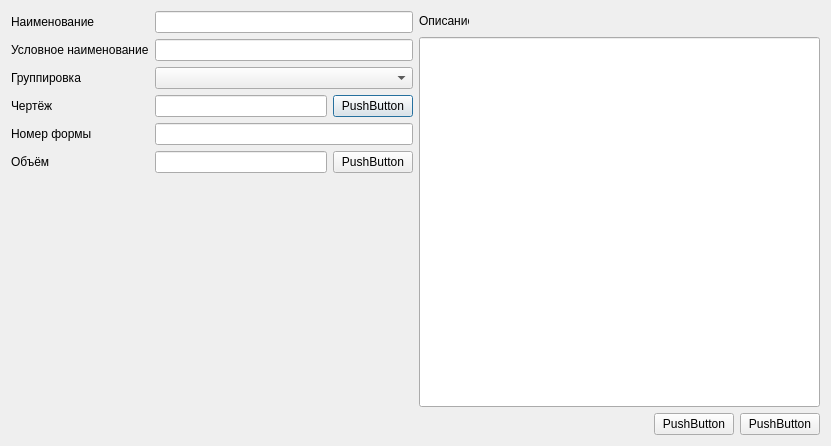
<?xml version="1.0" encoding="UTF-8"?>
<ui version="4.0">
 <class>w_nom_n</class>
 <widget class="QDialog" name="w_nom_n">
  <property name="geometry">
   <rect>
    <x>0</x>
    <y>0</y>
    <width>831</width>
    <height>446</height>
   </rect>
  </property>
  <property name="windowTitle">
   <string>Dialog</string>
  </property>
  <layout class="QVBoxLayout" name="verticalLayout">
   <item>
    <layout class="QHBoxLayout" name="horizontalLayout_4">
     <item>
      <layout class="QFormLayout" name="formLayout">
       <item row="0" column="0">
        <widget class="QLabel" name="label">
         <property name="text">
          <string>Наименование</string>
         </property>
        </widget>
       </item>
       <item row="0" column="1">
        <widget class="QLineEdit" name="lineEdit"/>
       </item>
       <item row="1" column="0">
        <widget class="QLabel" name="label_2">
         <property name="text">
          <string>Условное наименование</string>
         </property>
        </widget>
       </item>
       <item row="1" column="1">
        <widget class="QLineEdit" name="lineEdit_2"/>
       </item>
       <item row="2" column="1">
        <widget class="QComboBox" name="comboBox"/>
       </item>
       <item row="3" column="1">
        <layout class="QHBoxLayout" name="horizontalLayout_3">
         <item>
          <widget class="QLineEdit" name="lineEdit_5"/>
         </item>
         <item>
          <widget class="QPushButton" name="pushButton_2">
           <property name="text">
            <string>PushButton</string>
           </property>
          </widget>
         </item>
        </layout>
       </item>
       <item row="2" column="0">
        <widget class="QLabel" name="label_3">
         <property name="text">
          <string>Группировка</string>
         </property>
        </widget>
       </item>
       <item row="3" column="0">
        <widget class="QLabel" name="label_5">
         <property name="text">
          <string>Чертёж</string>
         </property>
        </widget>
       </item>
       <item row="4" column="0">
        <widget class="QLabel" name="label_6">
         <property name="text">
          <string>Номер формы</string>
         </property>
        </widget>
       </item>
       <item row="4" column="1">
        <widget class="QLineEdit" name="lineEdit_6"/>
       </item>
       <item row="5" column="1">
        <layout class="QHBoxLayout" name="horizontalLayout">
         <item>
          <widget class="QLineEdit" name="lineEdit_4"/>
         </item>
         <item>
          <widget class="QPushButton" name="pushButton">
           <property name="text">
            <string>PushButton</string>
           </property>
          </widget>
         </item>
        </layout>
       </item>
       <item row="5" column="0">
        <widget class="QLabel" name="label_7">
         <property name="text">
          <string>Объём</string>
         </property>
        </widget>
       </item>
      </layout>
     </item>
     <item>
      <layout class="QVBoxLayout" name="verticalLayout_2">
       <item>
        <widget class="QLabel" name="label_4">
         <property name="sizePolicy">
          <sizepolicy hsizetype="Expanding" vsizetype="Expanding">
           <horstretch>0</horstretch>
           <verstretch>0</verstretch>
          </sizepolicy>
         </property>
         <property name="maximumSize">
          <size>
           <width>50</width>
           <height>20</height>
          </size>
         </property>
         <property name="text">
          <string>Описание</string>
         </property>
        </widget>
       </item>
       <item>
        <widget class="QLineEdit" name="lineEdit_3">
         <property name="sizePolicy">
          <sizepolicy hsizetype="Expanding" vsizetype="Expanding">
           <horstretch>0</horstretch>
           <verstretch>0</verstretch>
          </sizepolicy>
         </property>
         <property name="minimumSize">
          <size>
           <width>200</width>
           <height>200</height>
          </size>
         </property>
        </widget>
       </item>
      </layout>
     </item>
    </layout>
   </item>
   <item>
    <layout class="QHBoxLayout" name="horizontalLayout_2">
     <item>
      <spacer name="horizontalSpacer">
       <property name="orientation">
        <enum>Qt::Horizontal</enum>
       </property>
       <property name="sizeHint" stdset="0">
        <size>
         <width>40</width>
         <height>20</height>
        </size>
       </property>
      </spacer>
     </item>
     <item>
      <widget class="QPushButton" name="pushButton_3">
       <property name="text">
        <string>PushButton</string>
       </property>
      </widget>
     </item>
     <item>
      <widget class="QPushButton" name="pushButton_4">
       <property name="text">
        <string>PushButton</string>
       </property>
      </widget>
     </item>
    </layout>
   </item>
  </layout>
 </widget>
 <resources/>
 <connections/>
</ui>
